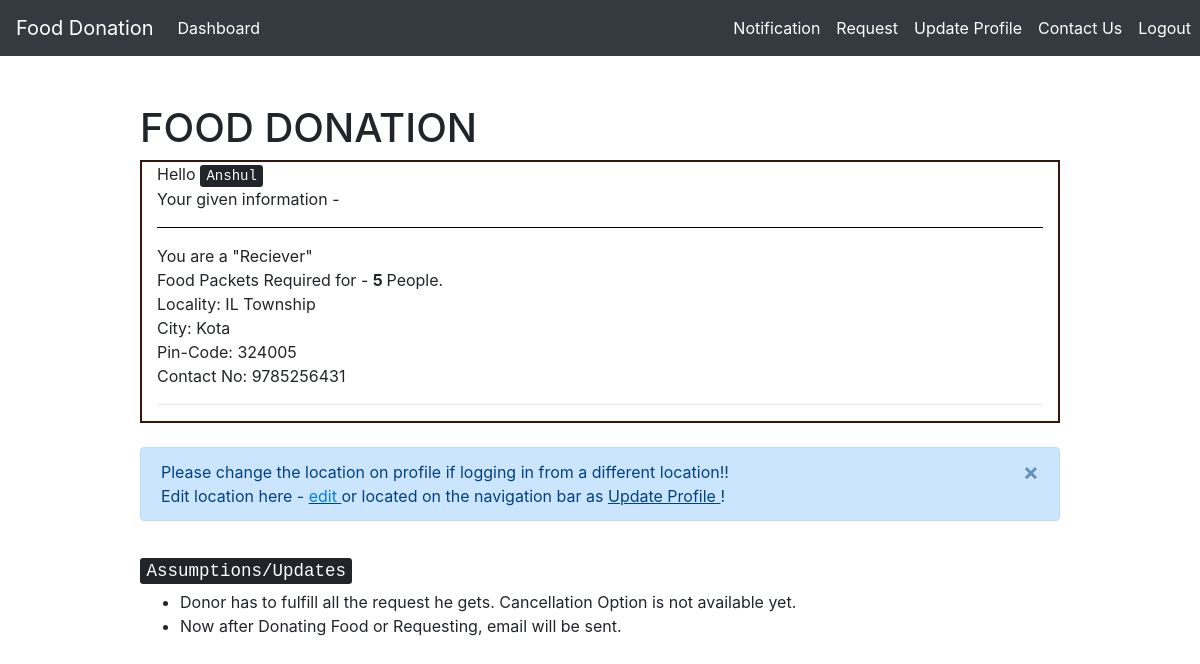
/main/ (signed in), run on the app's committed database.
### customUser/models.py (models this page shows, shortened)
class CustomUser(AbstractUser):
    pin_code = models.IntegerField(null = True)
    contact_no = models.IntegerField(null = True)
    resources = models.IntegerField(null = True) # no. of persons avability/requirement
    locality = models.CharField(max_length = 100)
    city = models.CharField(max_length = 50)
    """CHOICES=[('0','Donor'),
                   ('1','Reciever')]"""
    state = models.CharField(max_length = 50, default = " ")
    donor = models.BooleanField(default = 'False') # 0 - Donor 1 - Reciever
    email = models.EmailField(unique=True)
    organisation = models.BooleanField(default = 'False')

### customUser/views.py (the view)
# urls.py: path('main/', user_view.main_page, name = 'homePage'),
def main_page(request):
	return render(request, 'home.html')

### templates/home.html (shortened to what this page needs)
{% extends 'base_with_home.html' %}
{% load crispy_forms_tags %}
{% block navigation %}
	<div class = "row">
	{% if user.is_authenticated %}
		<div class = "nav-item active">
			<a class="nav-link" href="{% url 'notification' %}" >Notification</a>
		</div>
		 <div class = "nav-item active">
              <a href="{% url 'maps' %}" class="nav-link">
                  {% if user.donor == True %}  Donate   {% else %}  Request
                  {% endif %}
              </a>
            </div>
			<div class = "nav-item active">
					<a href="{% url 'edit_profile' %}" class="nav-link"> Update Profile </a>
			</div>
			<div class = "nav-item active">
				<a href = "{% url 'contact' %}" class = 'nav-link'> Contact Us </a>
			</div>
			<div class = "nav-item active">
				<a href="{% url 'logout' %}" class="nav-link">Logout</a>
			</div>
	{% endif %}
				</div>
{% endblock %}
{% block content %}
	<h1> FOOD DONATION  </h1>
<div class = "container-fluid" style="border:2px solid #36160F;">
	{% if user.is_authenticated %}
			{% if user.organisation == False %}
			Hello <kbd> {{ user.username }}</kbd>
			{% else %}
			Welcome, <kbd> {{ user.username }} </kbd>
			{% endif %}
		 <br> Your given information - <br> <hr style="border-width: 1px;background: black">
		 	{% if user.donor == True %}
		 		{% if user.organisation == True %}
					You are a "Donor : Organisation"<br>
				{% else %}
					You are a "Donor"
				{% endif %}
					You have Food Packets available for - <strong> {{ user.resources }} </strong> People.<br>
			{% else %}
				You are a "Reciever"<br>
				Food Packets Required for - <strong> {{user.resources}} </strong> People.<br>
			{% endif %}
			Locality: {{ user.locality }} <br>
			City: {{ user.city }} <br>
			Pin-Code: {{ user.pin_code }} <br>
			Contact No: {{ user.contact_no }} <br> <hr>
</div>
<br>
      <div class="alert  alert-primary  alert-dismissible   fade    show">
    	Please change the location on profile if logging in from a different location!! <br>
          Edit location here -  <u> <a  href = "{% url 'edit_profile' %}"> edit </a> </u> or located on the navigation bar as <u>Update Profile </u>!
      	 <button type = "button" class = "close" data-dismiss = "alert" aria-hidden="true">&times;</button>
      </div>
<br>
	{% else %}
		<br>
		<div class = "container-fluid"> <h4> <kbd> You are not logged in! </kbd><br> <br>  </h4>    </div>
	{% endif %}
{% endblock %}

### data on the page
CustomUser: username "Anshul", resources "5", locality "IL Township", city "Kota", pin_code "324005", contact_no "9785256431"
